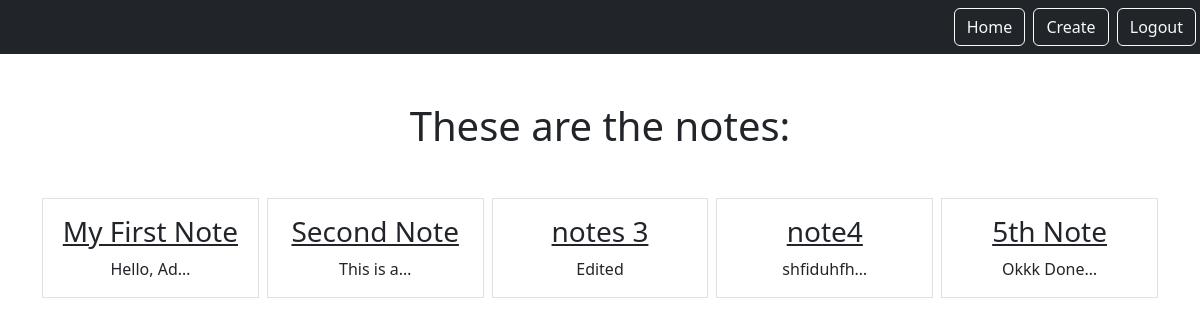
/smart/notes (signed in), run on an earlier commit of the app's database.
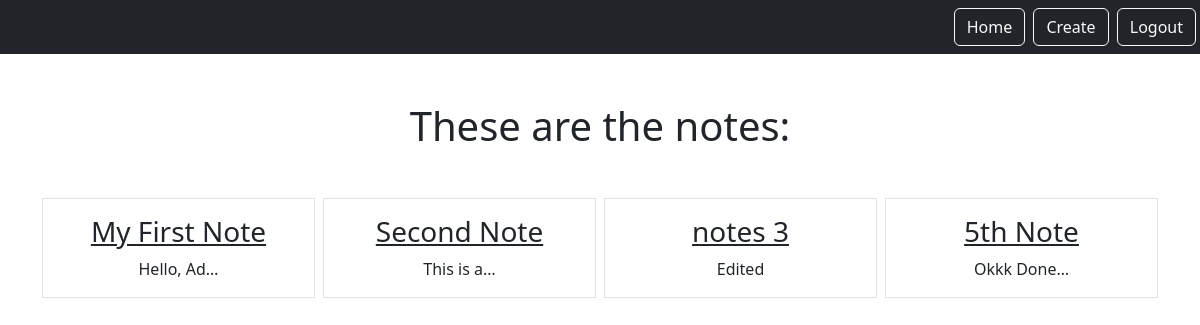
And on a later commit of the database.
### notes/models.py (models this page shows)
class Notes(models.Model):
    title=models.CharField(max_length=200)
    text = models.TextField()
    created = models.DateTimeField(auto_now_add=True)
    user = models.ForeignKey(User, on_delete=models.CASCADE, related_name="notes")

### notes/views.py (the view)
# urls.py: path('notes', views.NoteListView.as_view(), name="notes.list"),
class NoteListView(LoginRequiredMixin,ListView):
    model = Notes
    context_object_name = "notes"
    template_name= 'notes/notes_list.html'
    login_url= "/admin"
    def get_queryset(self):
        return self.request.user.notes.all()

### notes/templates/notes/notes_list.html
{% extends "base.html" %}
{% block content %}
<h1 class="my-5">These are the notes:</h1>
<div class="row row-cols3 g-2">
    {% for note in notes %}
    <div class="col">
        <div class="p-3 border">
            <a href="{% url 'notes.detail' pk=note.id %}" class="text-dark text-decoration-non">
                <h3>{{note.title}}</h3>
            </a>
            {{note.text|truncatechars:10}}
        </div>
    </div>
    {% endfor %}
</div>
{% endblock %}

### static/templates/base.html (shortened to what this page needs)
{% load static  %}
<html>
    <head>
        <link rel="stylesheet" type="text/css" href="{% static 'css/style.css' %}">
        <link href="https://cdn.jsdelivr.net/npm/bootstrap@5.2.1/dist/css/bootstrap.min.css" rel="stylesheet">
    </head>
    <body>
        <nav class="navbar navbar-dark bg-dark">
            <div class="ms-auto">
                {% if user.is_authenticated%}
                <a href="{% url 'notes.list'%}" class="btn btn-outline-light me-1">Home</a>
                <a href="{% url 'notes.new'%}" class="btn btn-outline-light me-1">Create</a>
                <a href="{% url 'logout'%}" class="btn btn-outline-light me-1">Logout</a>
                {% else %}
                <a href="{% url 'signup'%}" class="btn btn-outline-light me-1">Signup</a>
                <a href="{% url 'login'%}" class="btn btn-outline-light me-1">Login</a>
                {% endif %}
            </div>
        </nav>
        <div class="my-5 text-center container">
        {% block content %}
        {% endblock %}
        </div>
    </body>
</html>

What changed in the data, as far as the page shows it:
removed Notes: title "note4", text "shfiduhfh…"
